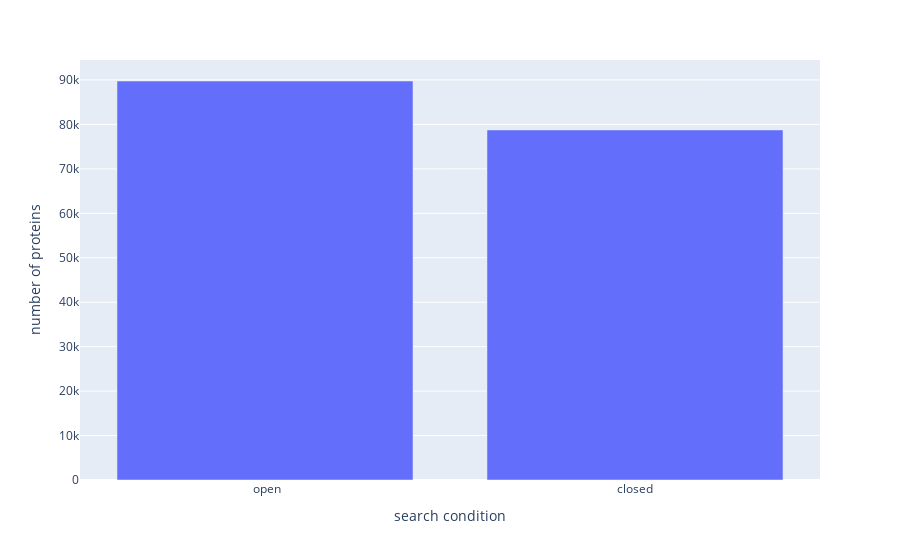

This figure's notebook cell:
### Code cell
# Let's check the the number of psms for the open search versus the closed search
fig = px.bar(
    y=[return_search_metrics(ionbot)[level], return_search_metrics(ionbot_c)[level]], 
    x=[" open", "closed"],
    labels={
    "y": f"number of {level_dict[level]}",
    "x": "search condition",
    }
)
fig

### Figure 1 — Plotly figure (JSON) as saved in the notebook; plotly's stock layout.template omitted (floating-point values rounded to 4 significant figures)
{"data": [{"alignmentgroup": "True", "hovertemplate": "search condition=%{x}<br>number of proteins=%{y}<extra></extra>", "legendgroup": "", "marker": {"color": "#636efa", "pattern": {"shape": ""}}, "name": "", "offsetgroup": "", "orientation": "v", "showlegend": false, "textposition": "auto", "type": "bar", "x": [" open", "closed"], "xaxis": "x", "y": [89766, 78753], "yaxis": "y"}], "layout": {"barmode": "relative", "legend": {"tracegroupgap": 0}, "margin": {"t": 60}, "xaxis": {"anchor": "y", "domain": [0, 1], "title": {"text": "search condition"}}, "yaxis": {"anchor": "x", "domain": [0, 1], "title": {"text": "number of proteins"}}}}
